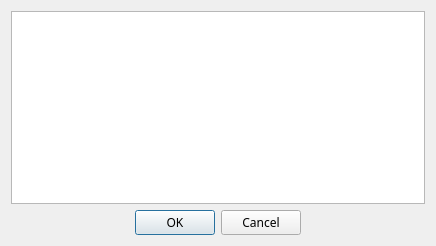
<?xml version="1.0" encoding="UTF-8"?>
<ui version="4.0">
 <class>Dialog</class>
 <widget class="QDialog" name="Dialog">
  <property name="geometry">
   <rect>
    <x>0</x>
    <y>0</y>
    <width>436</width>
    <height>246</height>
   </rect>
  </property>
  <property name="font">
   <font>
    <family>JetBrains Mono</family>
   </font>
  </property>
  <property name="windowTitle">
   <string>Choose a Contest</string>
  </property>
  <layout class="QGridLayout" name="gridLayout">
   <item row="0" column="0">
    <widget class="QTableWidget" name="contest_list"/>
   </item>
   <item row="1" column="0">
    <widget class="QDialogButtonBox" name="buttonBox">
     <property name="orientation">
      <enum>Qt::Horizontal</enum>
     </property>
     <property name="standardButtons">
      <set>QDialogButtonBox::Cancel|QDialogButtonBox::Ok</set>
     </property>
     <property name="centerButtons">
      <bool>true</bool>
     </property>
    </widget>
   </item>
  </layout>
 </widget>
 <resources/>
 <connections>
  <connection>
   <sender>buttonBox</sender>
   <signal>accepted()</signal>
   <receiver>Dialog</receiver>
   <slot>accept()</slot>
   <hints>
    <hint type="sourcelabel">
     <x>248</x>
     <y>254</y>
    </hint>
    <hint type="destinationlabel">
     <x>157</x>
     <y>274</y>
    </hint>
   </hints>
  </connection>
  <connection>
   <sender>buttonBox</sender>
   <signal>rejected()</signal>
   <receiver>Dialog</receiver>
   <slot>reject()</slot>
   <hints>
    <hint type="sourcelabel">
     <x>316</x>
     <y>260</y>
    </hint>
    <hint type="destinationlabel">
     <x>286</x>
     <y>274</y>
    </hint>
   </hints>
  </connection>
 </connections>
</ui>
